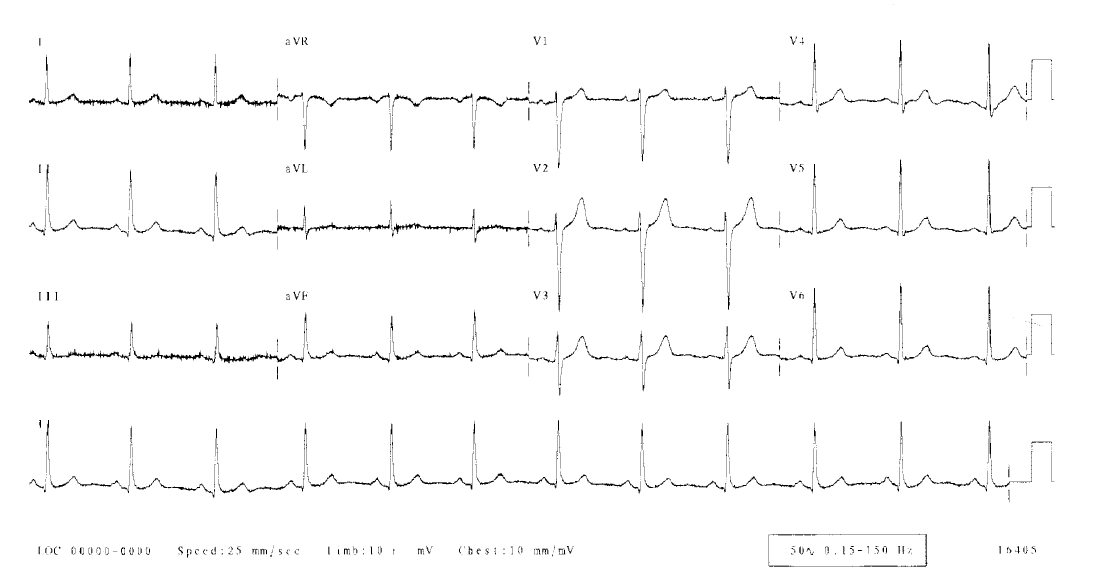
#> input picture ECGDigitizing/Attempts/output_no_inversion_no_dilation.jpg, 3314 x 1726 px (shown at 1/3 size)
$ python DhanushkaApproach.py   (older library calls are emulated)
#> lines starting #> are read from the running program, lines starting #| are printed output that depends on the picture; after the words box and inside, x2 and y2 are one past the last pixel; in counts of white or black regions, pixels touching at a corner belong together
import cv2
import numpy as np

large = cv2.imread('output_no_inversion_no_dilation.jpg')
#> large is the input picture: shape (1726, 3314, 3); min 0, max 255, mean 250.9
rgb = cv2.pyrDown(large)
small = cv2.cvtColor(rgb, cv2.COLOR_BGR2GRAY)

kernel = cv2.getStructuringElement(cv2.MORPH_ELLIPSE, (3, 3))
grad = cv2.morphologyEx(small, cv2.MORPH_GRADIENT, kernel)
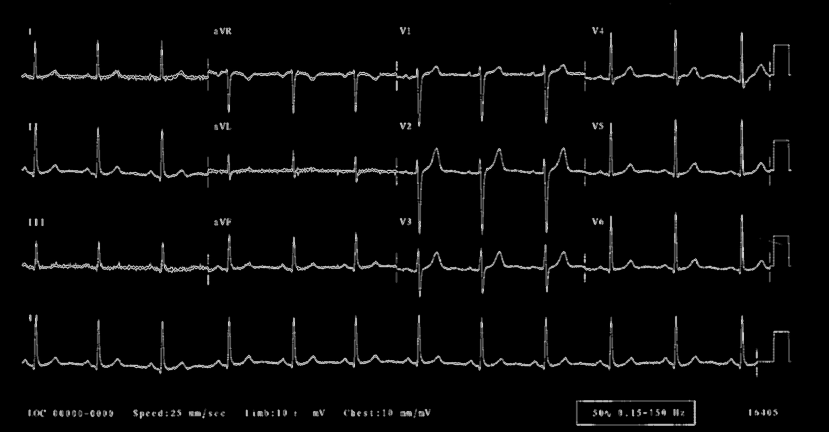
#> grad: shape (863, 1657) (shown at 1/2 size); min 0, max 239, mean 7

_, bw = cv2.threshold(grad, 0.0, 255.0, cv2.THRESH_BINARY | cv2.THRESH_OTSU)
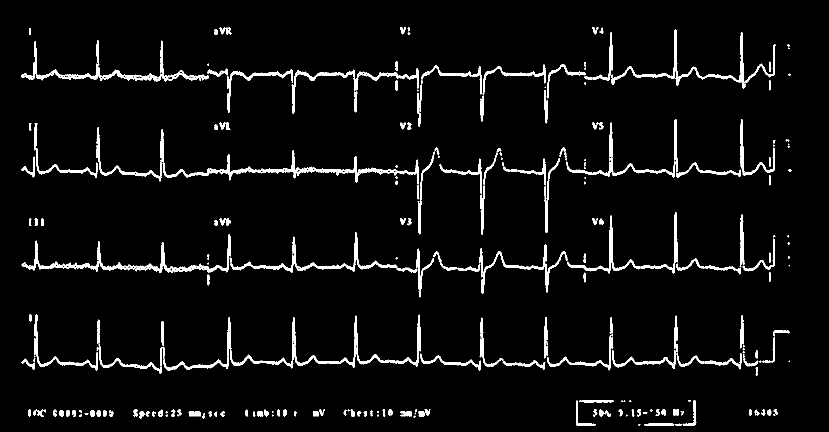
#> bw: shape (863, 1657) (shown at 1/2 size); 4.6% white; 247 white regions (58 under 20 px), largest, box (x1, y1, x2, y2) and area: (321, 258, 838, 368) 4330, (43, 468, 462, 546) 3823, (460, 629, 842, 737) 3538

kernel = cv2.getStructuringElement(cv2.MORPH_RECT, (9, 1))
connected = cv2.morphologyEx(bw, cv2.MORPH_OPEN, kernel)
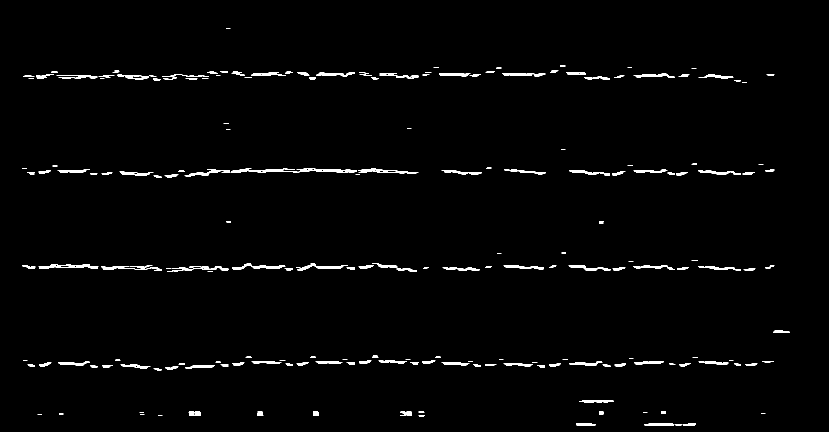
#> connected: shape (863, 1657) (shown at 1/2 size); 1.5% white; 265 white regions (71 under 20 px)
# using RETR_EXTERNAL instead of RETR_CCOMP
im, contours, hierarchy = cv2.findContours(connected.copy(), cv2.RETR_EXTERNAL, cv2.CHAIN_APPROX_NONE)
#> contours = 265 contours, 128 with area under 20; largest, box (x1, y1, x2, y2) and area: (77, 528, 197, 538) 461, (461, 337, 599, 346) 444, (717, 337, 837, 348) 411, (597, 339, 714, 346) 397, (369, 338, 460, 353) 279

mask = np.zeros(bw.shape, dtype=np.uint8)

for idx in range(len(contours)):
    x, y, w, h = cv2.boundingRect(contours[idx])
    mask[y:y+h, x:x+w] = 0
    cv2.drawContours(mask, contours, idx, (255, 255, 255), -1)
    r = float(cv2.countNonZero(mask[y:y+h, x:x+w])) / (w * h)

    if r > 0.45 and w > 8 and h > 8:
        cv2.rectangle(rgb, (x, y), (x+w-1, y+h-1), (0, 255, 0), 2)
#> this loop made 265 passes
#> (x, y, w, h, r) on passes 1 to 3: (1350, 848, 14, 4, 0.857), (1365, 847, 27, 5, 0.815), (1288, 847, 61, 5, 0.928)
#> mask: shape (863, 1657); 1.5% white; 260 white regions (70 under 20 px), largest, box (x1, y1, x2, y2) and area: (77, 528, 197, 538) 605, (461, 337, 599, 346) 595, (717, 337, 837, 348) 565
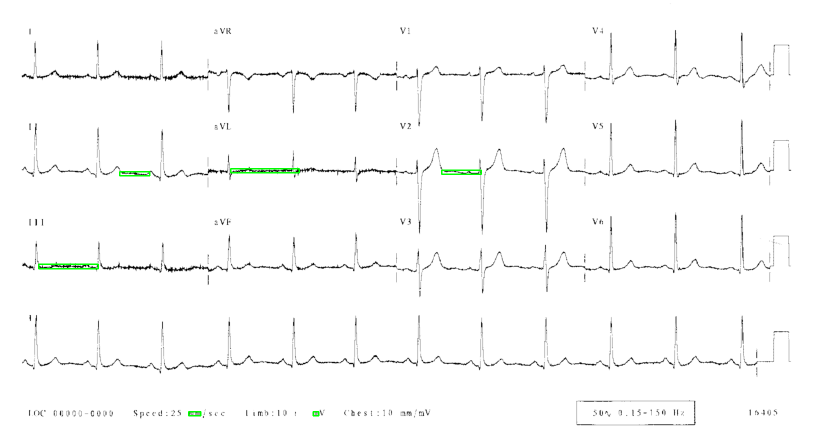
#> rgb: shape (863, 1657, 3) (shown at 1/2 size); mean B, G, R 250.4, 250.9, 250.4

cv2.imshow('rects', rgb)
